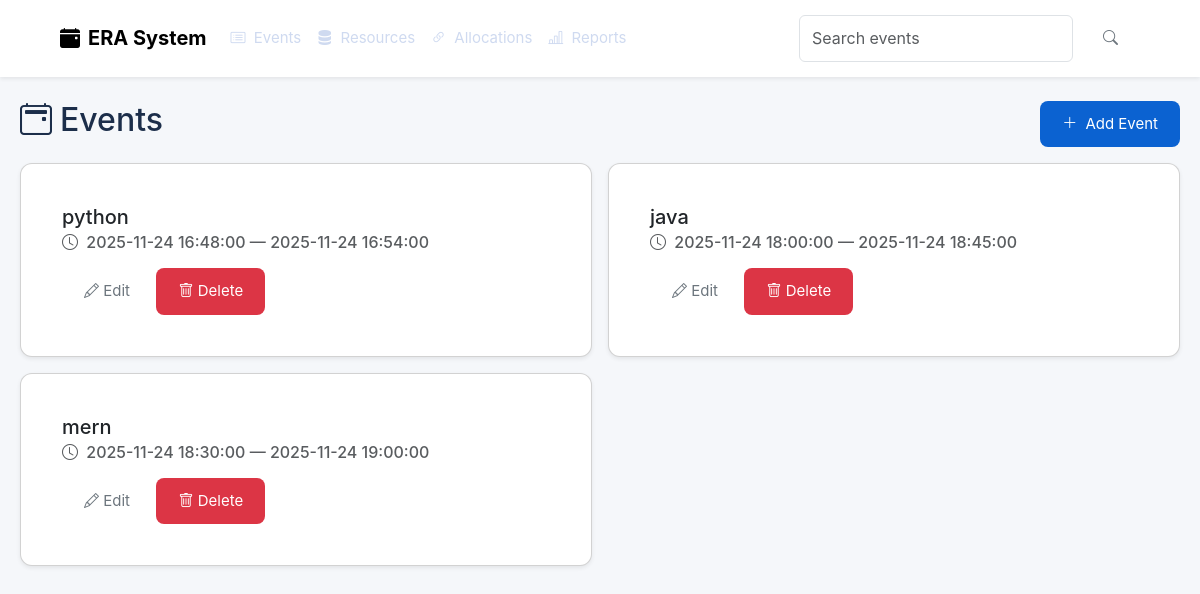
Screenshot of /events/ with the database file from the repository.
### app/models.py (models this page shows, shortened)
class Event(db.Model):
    __tablename__ = 'event'
    event_id = db.Column(db.Integer, primary_key=True)
    title = db.Column(db.String(255), nullable=False)
    start_time = db.Column(db.DateTime, nullable=False)
    end_time = db.Column(db.DateTime, nullable=False)
    description = db.Column(db.Text)
    allocations = db.relationship('EventResourceAllocation', back_populates='event', cascade='all, delete-orphan')

### app/event/routes.py (the view)
@bp.route('/')
def list_events():
    events = Event.query.order_by(Event.start_time).all()
    return render_template('event/list.html', events=events)

### app/templates/event/list.html (shortened to what this page needs)
{% extends 'base.html' %}
{% block content %}
<div class="d-flex justify-content-between align-items-center mb-3">
  <h2><i class="bi bi-calendar2-event me-2"></i>Events</h2>
  <a class="btn btn-primary" href="/events/create"><i class="bi bi-plus-lg me-1"></i> Add Event</a>
</div>
<div class="row g-3">
  {% for e in events %}
  <div class="col-md-6">
    <div class="card h-100 shadow-sm">
      <div class="card-body">
        <h5 class="card-title">{{ e.title }}</h5>
        <h6 class="card-subtitle mb-2 text-muted"><i class="bi bi-clock me-1"></i> {{ e.start_time }} — {{ e.end_time }}</h6>
        <a class="btn btn-sm btn-outline-secondary" href="/events/{{e.event_id}}/edit"><i class="bi bi-pencil"></i> Edit</a>
        <form method="post" action="/events/{{e.event_id}}/delete" style="display:inline">
          <button class="btn btn-sm btn-danger"><i class="bi bi-trash"></i> Delete</button>
        </form>
      </div>
    </div>
  </div>
  {% endfor %}
</div>
{% endblock %}

### app/static/css/style.css (style rules this page uses)
body { margin:0;font-family:Inter,sans-serif;background:#f5f7fa;color:#1c2e4a; }
.btn { padding:12px 22px;border-radius:8px;border:0;font-size:15px;cursor:pointer; }
.btn-primary { background:#0b62d1;color:#fff; }
.card { background:#fff;padding:25px;border-radius:12px;box-shadow:0 4px 12px rgba(0,0,0,.08); }
.card { transition: transform .18s ease, box-shadow .18s ease; }
.btn { transition: transform .12s ease, box-shadow .12s ease; }

### rows the page displays
Event: title "python", start_time "2025-11-24 16:48:00", end_time "2025-11-24 16:54:00"
Event: title "java", start_time "2025-11-24 18:00:00", end_time "2025-11-24 18:45:00"
Event: title "mern", start_time "2025-11-24 18:30:00", end_time "2025-11-24 19:00:00"
